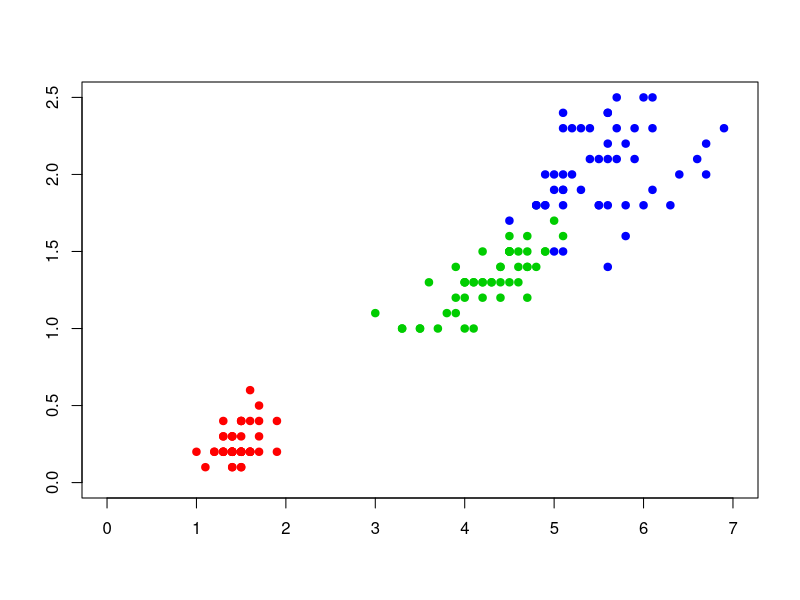
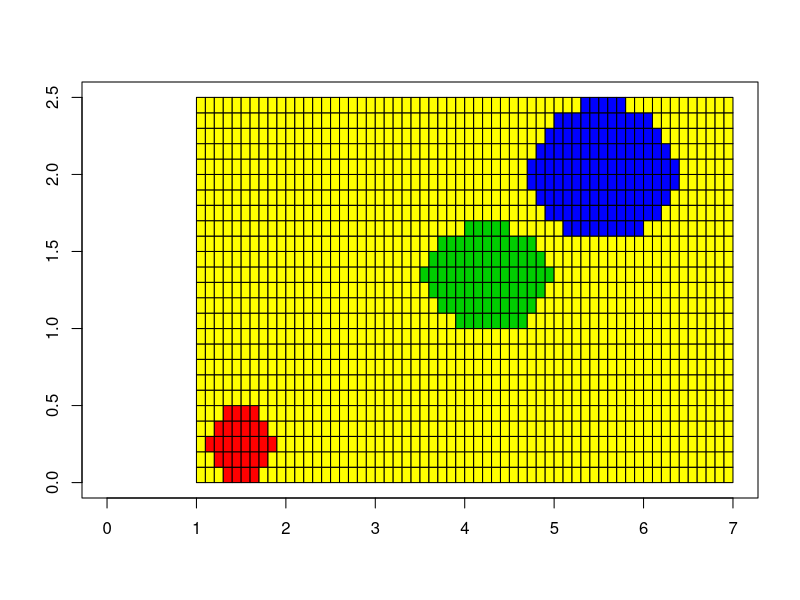
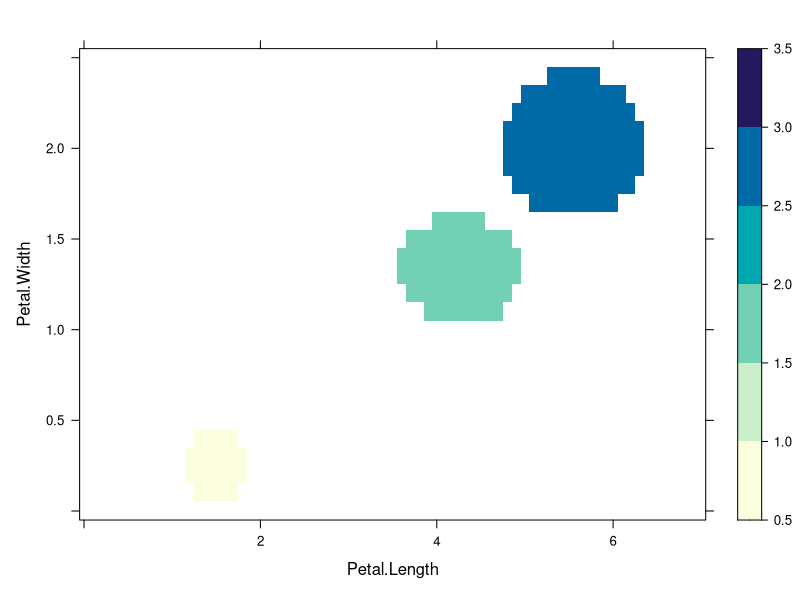
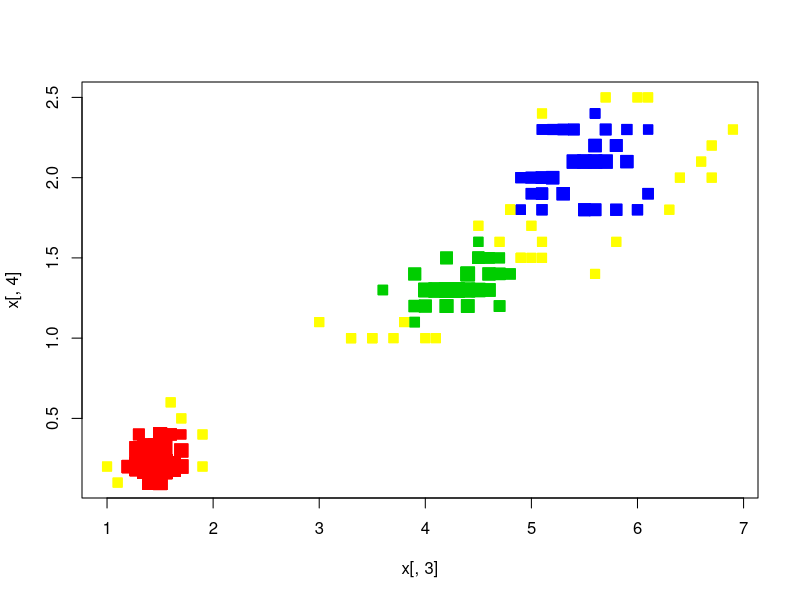

These charts were generated, in order, by the following R code:
library(lattice)

#возвращает датафрейм с мат. ожиданиями
#для всех признаков по всем классам
calc_mu <- function (features) {
  #features - датафрейм: вектора признаков - фактор классов
  
  #ответ
  ans <- data.frame()
  
  #колличество признаков
  l <- dim(features)[2]
  
  for(i in levels(features[, l])){
    
    #хранит признаки рассматриваемого класса
    tmp_slice <- features[features[,l] == i, ]
    
    #колличество объектов рассматриваемого класса
    m <- dim(tmp_slice)[1]
    
    #посчитанные мат ожидания для рассматриваемого класса
    mus_for_one <- vector()
    
    for(j in 1:(l - 1)) {
      mus_for_one <- cbind(mus_for_one, sum(tmp_slice[, j]) / m)
    }
    
    ans <- rbind(ans, c(mus_for_one, i))
  }
  names(ans) <- names(features)
  
  return(ans)
}

#возвращает датафрейм средне квадратичных отклонений
#для всех признаков по всем классам
calc_sigma <- function (features) {
  #features - датафрейм: вектора признаков - фактор классов
  
  #ответ
  ans <- data.frame()
  
  #колличество признаков
  l <- dim(features)[2]
  
  for(i in levels(features[, l])){
    
    #хранит признаки рассматриваемого класса
    tmp_slice <- features[features[,l] == i, ]
    
    #колличество объектов рассматриваемого класса
    m <- dim(tmp_slice)[1]
    
    #посчитанные мат ожидания для рассматриваемого класса
    disp_for_one <- vector()
    
    for(j in 1:(l - 1)) {
      #мат ожидание в квадрате
      double_mu <- (sum(tmp_slice[, j]) / m) ^ 2
      #мат ожидание от квадрата
      mu_from_double <- (sum(tmp_slice[, j] ^ 2) / m)
      
      disp_for_one <- cbind(disp_for_one, sqrt(mu_from_double - double_mu))
    }
    
    ans <- rbind(ans, c(disp_for_one, i))
  }
  
  names(ans) <- names(features)
  return(ans)
}

#возвращает датафрейм априорных вероятностей
calc_aprior_prob <- function(features) {
  m <- dim(features)[1]
  l <- dim(features)[2]
  
  tb <- table(features[,l]) / m
  
  tb <- data.frame(tb)
  ans <- tb[, 2:1]
  names(ans) <- c("aprior", names(features)[l])
  return(ans)
}

#формула плотности для одного признака
#из класса для ннбс
formula_tight <- function(Point, mu, tsigma) {
  mu <- as.numeric(mu)
  tsigma <- as.numeric(tsigma)
  for_exp <- (Point - mu)^2
  for_exp <- for_exp / (2 * tsigma ^ 2)
  
  #правая часть формулы
  rpart <- exp(-for_exp)
  
  #левая часть формулы.
  lpart <- 1 / (tsigma * sqrt(2 * pi))
  
  ans <- lpart * rpart
  
  return(ans)
  
}

#возвращаем плотность для точки
#для наивного байесовского классификатора
calc_tight <- function(feature, tclass, tmus, ttsigmas) {
  #feature - признаки, как строка дата фрейма
  #tmus - датафрейм мат ожиданий
  #ttsigmas - датафрейм среднеквадратичных отклонений
  #tclass - класс, проверяющийся
  
  #колличество признаков
  l <- dim(feature)[2]
  
  #выделить мат ожидание относящиеся к проеряемому классу
  tl <- dim(tmus)[2]
  mus <- tmus[tmus[, tl] == tclass, ]
  
  #выделить среднеквадратичные отклонения проверяемого класса
  tl <-dim(ttsigmas)[2]
  tsigmas <- ttsigmas[which(ttsigmas[,tl] == tclass) , ]
  
  
  
  #хранит суммы логарифмов плотностей
  tight_sum <- 0
  
  for(i in 1:l) {
    tmp <- formula_tight(feature[,i], mus[,i], tsigmas[,i])
    tight_sum <- tight_sum + log(tmp)
  }
  
  return(tight_sum)
}

#основной алгоритм наивного байеса.
naive_bias <- function(x, y, tlyambda = NA, tmu = NA, ttsigma = NA, taprior = NA) {
  #x - объект для классификации
  #y - выборка
  #tmu - матожиданий предоставленные пользователем.
  #ttsigma - сигмы предоставленные пользователем 
  #taprior - априорные вероятности предоставленные пользователем
  
  mu <- NA #мат ожидания
  tsigma <- NA #сигмы
  aprior <- NA #априорные вероятности
  lyambda <- NA #переменные штрафа за ошибку
  # print("ALAHAMORA")
  
  #условия проверяющие дал ли пользователь какие-нибудь начальные данные
  #если не дал, то высчитать самостоятельно
  if(is.na(tmu) == FALSE) {
    mu <- tmu
  } else {
    mu <- calc_mu(y)
  }
  
  if(is.na(ttsigma) == FALSE) {
    tsigma <- ttsigma 
  } else {
    tsigma <- calc_sigma(y)
  }
  
  if(is.na(taprior) == FALSE) {
    aprior <- taprior
  } else {
    aprior <- calc_aprior_prob(y)
  }
  
  #использовать датафрейм мат ожиданий, чтобы посчитать колличество классов
  l <- dim(mu)[1]
  
  if (is.na(tlyambda) == FALSE) {
    lyambda <- tlyambda
  } else {
    lyambda <- seq(1, l)
  }
  
  
  maxv <- -1 #начальный максимальный результат
  best_class <- aprior[1,2] #счтитаем клссом по умолчанию первый класс
  
  
  
  for (i in 1:l) {
    tclass <- aprior[i,2]
    aprior_part <- log(lyambda[i] * aprior[i, 1])
    tight_part <- calc_tight(x, tclass, mu, tsigma)
    
    united_part <- aprior_part + tight_part
    
    if(united_part > maxv) {
      maxv <- united_part
      best_class <- tclass
    }
  }
  
  if(maxv < -0.9999) {
    best_class <- "na"
  }
  
  ans <- c(best_class, as.numeric(maxv))
  ans <- data.frame(ans[1], exp(as.numeric(maxv)))
  names(ans) <- c("class", "tig")
  
  return(ans)
}

make_map <- function(colors, classifier = naive_bias, k = NA, q = NA) {
  #
  
  plot(1, type="n", xlab="", ylab="", xlim=c(0, 7), ylim=c(0, 2.5))
  points(iris[, 3:4], pch = 21, bg = colors[iris$Species], col 
         = colors[iris$Species], asp = 1)
  
  i = 0
  j = 0
  
  
  tmps <- data.frame()
  
  while (i <= 7) {
    while(j < 2.6) {
      p <- iris[1, 1:(dim(iris)[2] - 1)]
      p[3] = i
      p[4] = j
      
      t <- classifier(p[,3:4], iris[,3:5])
      
      p <- cbind(p, t[1], t[2])
      # points(p[,3], p[,4], pch = 21,
      #        # bg = colors[p[, 5]],
      #        col = colors[p$class], cex = as.numeric(p$tig) + 1)
      j <- j + 1/10
      
      tmps <- rbind(tmps, p)
    }
    i <- i + 1/10
    j <- 0
  }
  
  
  # print(tmps)
  contourplot(tig ~ Petal.Length * Petal.Width, data = tmps, region = TRUE)
  
  return(tmps)
}

make_statistic_map <- function(point, classifier = naive_bias, color) {
  #
  
  plot(1, type="n", xlab="", ylab="", xlim=c(0, 7), ylim=c(0, 2.5))
  
  i = 1
  j = 0
  while (i <= 6.9) {
    while(j < 2.5) {
      p <- iris[1:4, 1:(dim(iris)[2] - 1)]
      p[1, 3] = i
      p[1, 4] = j
      
      p[2, 3] = i + 0.1
      p[2, 4] = j
      
      p[3, 3] = i + 0.1
      p[3, 4] = j + 0.1
      
      p[4, 3] = i
      p[4, 4] = j + 0.1
      
      tt <- data.frame()
      
      t <- classifier(p[1,3:4], iris[,3:5])
      tt <- rbind(tt, t)
      
      t <- classifier(p[2,3:4], iris[,3:5])
      tt <- rbind(tt, t)
      
      
      t <- classifier(p[3,3:4], iris[,3:5])
      tt <- rbind(tt, t)
      
      
      t <- classifier(p[4,3:4], iris[,3:5])
      tt <- rbind(tt, t)
      
      p <- cbind(p, tt)
      
      classes <- table(p$class)
      # points(p[,3], p[,4], pch = 21,
      #        # bg = colors[p[, 5]],
      #        col = colors[p$class], cex = as.numeric(p$tig) + 1)
      
      print("kek")
      print(levels(p$class))
      print(classes)
      print(names(which.max(classes)))
      
      nmn <- names(which.max(classes))
      print(color[nmn])
      
      # print(which(p$class == nmn)[1])
      # 
      # nmn <- which(p$class == nmn)[1]
      print(nmn)
      polygon(x = p$Petal.Length, y = p$Petal.Width, col = color[nmn])
      j <- j + 1/10
      
    }
    i <- i + 1/10
    j <- 0
  }
}


colors <- c("setosa" = "red", "versicolor" = "green3", 
            "virginica" = "blue", "na" = "yellow") 


colors <- c("1" = "red", "2" = "green3", 
            "3" = "blue", "na" = "yellow") 

aa <- make_map(colors)

make_statistic_map(aa, color = colors)
aa

contourplot(class ~ Petal.Length * Petal.Width, data = aa, region = TRUE)


x <- iris[, c(1:(dim(iris)[2] - 1))]
x

# plot(iris[, 3:4], pch = 21, bg = colors[iris$Species], col 
#      = colors[iris$Species], asp = 1)
# 
# plot(1, type="n", xlab="", ylab="", xlim=c(0, 7), ylim=c(0, 2.5))
# points(iris[, 3:4], pch = 21, bg = colors[iris$Species], col 
#      = colors[iris$Species], asp = 1)

ans <- data.frame()
for(i in 1:dim(x)[1]) {
  ans <- rbind(ans, naive_bias(x[i, 3:4], iris[, 3:5]))
}

str(ans)

x <- cbind(x, ans)
x
plot(x[,3], x[,4], pch = 22, bg = colors[x[, 5]],
       col = colors[x[, 5]], cex = as.numeric(x[,6]) + 1)


points(x[,3], x[,4], pch = 22, bg = colors[x[, 5]],
     col = colors[x[, 5]], cex = x[,6] + 1)
